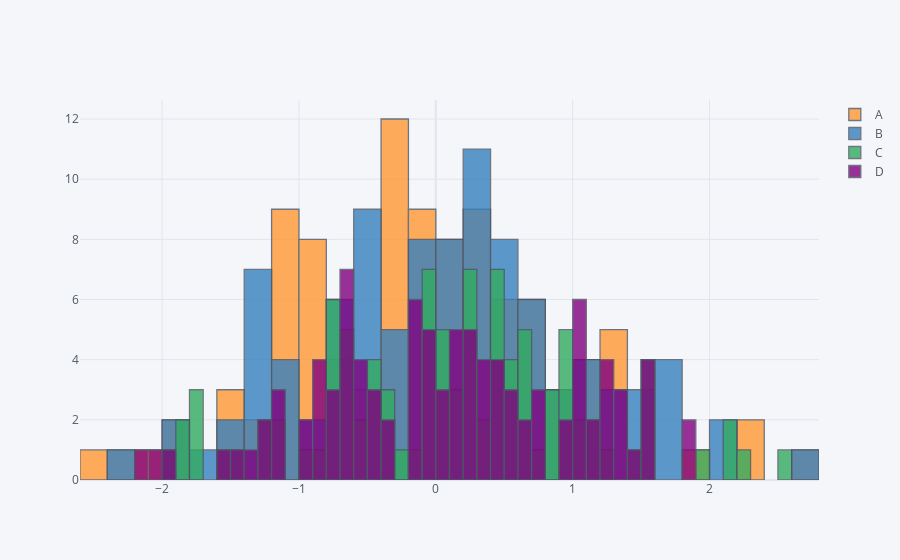

The code cell stored with this chart in its notebook:
### Code cell
df.iplot(kind='hist', bins=50)
